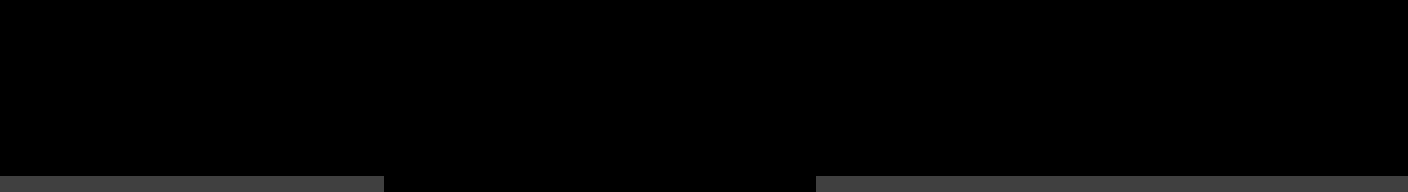

Below is a game level as drawn by its tile map, then a one-line description and the .tmx that defines it (tile-layer data replaced by summaries):
An orthogonal 88x12 tile map with 16x16 px tiles, 1 tile layer (Tile Layer 1) and 10 objects (4x jump, 3x wall, enemy, flag, player).

<map version="1.2" tiledversion="1.2.2" orientation="orthogonal" renderorder="right-down" width="88" height="12" tilewidth="16" tileheight="16" infinite="0" nextlayerid="3" nextobjectid="11">
 <tileset firstgid="1" source="TileSet.tsx" />
 <layer id="1" name="Tile Layer 1" width="88" height="12">
  <data>[1056 cells, 61 non-empty, 1 distinct tile ids]</data>
 </layer>
 <objectgroup id="2" name="obstacles">
  <object id="1" name="wall" x="0" y="176" width="384" height="16" />
  <object id="2" name="wall" x="816" y="176" width="592" height="16" />
  <object id="3" name="enemy" x="384" y="176" width="432" height="16" />
  <object id="4" name="jump" x="432" y="144" width="16" height="16" />
  <object id="5" name="jump" x="560" y="144" width="16" height="16" />
  <object id="6" name="jump" x="624" y="144" width="16" height="16" />
  <object id="7" name="flag" x="1376" y="160" width="16" height="16" />
  <object id="8" name="wall" x="1392" y="0" width="16" height="176" />
  <object id="9" name="jump" x="688" y="144" width="16" height="16" />
  <object id="10" name="player" x="0" y="144" width="16" height="16" />
 </objectgroup>
</map>
